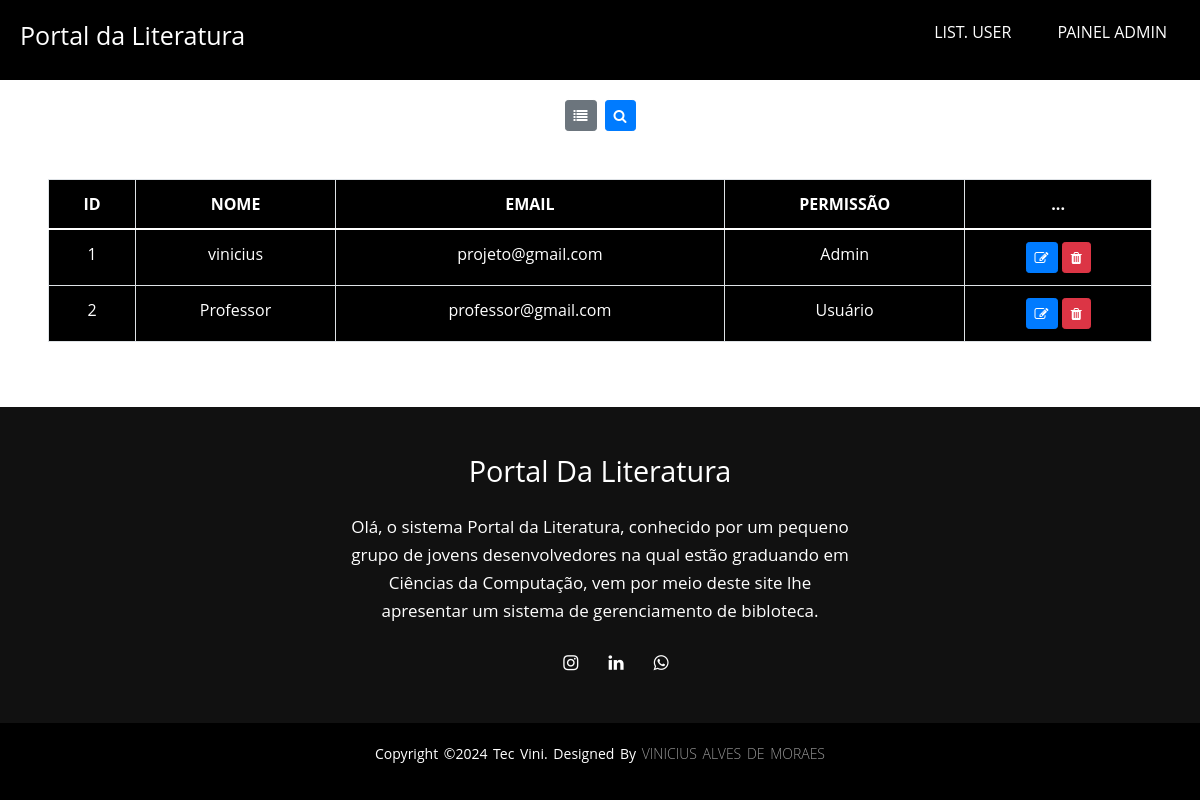
The page /painelAdmin/tabelaUser.php (signed in) on the database its author committed.
### tables this page shows
CREATE TABLE IF NOT EXISTS `usuarios` (
  `id` int(11) NOT NULL AUTO_INCREMENT,
  `nome` varchar(50) NOT NULL,
  `email` varchar(60) NOT NULL,
  `senha` varchar(32) NOT NULL,
  `permissao` int(11) NOT NULL,
  PRIMARY KEY (`id`)
);

### painelAdmin/tabelaUser.php (the view, shortened to what this page needs)
<?php
require_once '../config/config.php';
?>
<!DOCTYPE html>
<html lang="pt-br">
<head>
    <link href="https://cdn.jsdelivr.net/npm/bootstrap@5.0.2/dist/css/bootstrap.min.css" rel="stylesheet"
>
    <link rel="stylesheet" href="https://cdnjs.cloudflare.com/ajax/libs/font-awesome/4.7.0/css/font-awesome.min.css">
    <link rel="stylesheet" href="https://stackpath.bootstrapcdn.com/bootstrap/4.5.2/css/bootstrap.min.css">
    <link rel="stylesheet" href="../css/header.css">
    <link rel="stylesheet" href="../css/tabelaUser.css">
    <link rel="stylesheet" href="../css/footer.css">
</head>
<body>
    <header>
        <nav class="nav-bar">
            <label class="title">Portal da Literatura</label>
            <ul>
                <li><a href="#">List. User</a></li>
                <li><a href="../painelAdmin.php">Painel Admin</a></li>
            </ul>
        </nav>
    </header>
    <main>
        <div class="search-container mb-4 d-flex justify-content-center">
            <button class="btn btn-sm btn-secondary me-2" id="showAllBtn" style="margin-top: 20px;">
                <i class="fa fa-list"></i>
            </button>
            <button class="btn btn-sm btn-primary" id="searchBtn" style="margin-top: 20px;">
                <i class="fa fa-search"></i>
            </button>
        </div>
        <div class="m-5">
            <div class="table-responsive">
                <table class="table table-bordered text-center">
                    <thead>
                        <tr>
                            <th scope="col">ID</th>
                            <th scope="col">NOME</th>
                            <th scope="col">EMAIL</th>
                            <th scope="col">PERMISSÃO</th>
                            <th scope="col">...</th>
                        </tr>
                    </thead>
                    <tbody>
                        <?php
                        $sql_registros = "SELECT * FROM usuarios ORDER BY id ASC";
                        $resultado = $conexao->query($sql_registros);
                        if ($resultado && $resultado->num_rows > 0) {
                            while ($user_data = $resultado->fetch_assoc()) {
                                echo "<tr>";
                                echo "<td>" . $user_data['id'] . "</td>";
                                echo "<td>" . htmlspecialchars($user_data['nome']) . "</td>";
                                echo "<td>" . htmlspecialchars($user_data['email']) . "</td>";
                                echo "<td>" . ($user_data['permissao'] == 1 ? 'Admin' : 'Usuário') . "</td>";
                                echo "<td>
                                <a class='btn btn-sm btn-primary' href='editarUser.php?id=" . $user_data['id'] . "'>
                                    <i class='fa fa-edit'></i>
                                </a>
                                <a class='btn btn-sm btn-danger' href='../config/deleteUser.php?id=" . $user_data['id'] . "'>
                                    <i class='fa fa-trash'></i>
                                </a>
                            </td>";
                                echo "</tr>";
                            }
                        } else {
                            echo "<tr><td colspan='5'>Nenhum usuário encontrado.</td></tr>";
                        }
                        ?>
                    </tbody>
                </table>
            </div>
        </div>
    </main>
    <footer>
            <div class="footer-content">
                <h3 class="footer-title">Portal da Literatura</h3>
                <p class="footer-info">Olá, o sistema Portal da Literatura, conhecido por um pequeno grupo de jovens desenvolvedores na qual estão
                    graduando em Ciências da Computação, vem por meio deste site lhe apresentar um sistema de gerenciamento de bibloteca.</p>
                <ul class="footer-redes-sociais">
                    <li><a href="https://www.instagram.com/vinyde_moraes/"><i class="fa fa-instagram"></i></a></li>
                    <li><a href="https://www.linkedin.com/in/vinicius-alves-de-moraes-440a87199/"><i class="fa fa-linkedin"></i></a></li>
                    <li><a href="https://wa.me/5511974023353"><i class="fa fa-whatsapp"></i></a></li>
                </ul>
            </div>
            <div class="footer-bottom">
                <p class="footer-copy">Copyright &copy;2024 Tec Vini. Designed by <span class="footer-autor">Vinicius Alves de Moraes</span></p>
            </div>
        </footer>
</body>
</html>

### css/header.css (style rules this page uses)
* { margin: 0; padding: 0; box-sizing: border-box; font-family: 'Open Sans'; }
.nav-bar { background: black; height: 80px; width: 100%; display: flex; align-items: center; justify-content: space-between; padding: 0 20px; z-index: 2; }
.title { color: white; font-size: 25px; cursor: pointer; text-align: center; }
.nav-bar ul { list-style: none; display: flex; gap: 20px; }
.nav-bar ul li { line-height: 80px; }
.nav-bar ul li a { color: white; text-decoration: none; padding: 7px 13px; text-transform: uppercase; cursor: pointer; }

### css/tabelaUser.css (style rules this page uses)
* { margin: 0; padding: 0; box-sizing: border-box; font-family: 'Open-Sans'; }
body { width: 100%; background-size: cover; position: relative; }
.table { background: black; color: white; width: 100%; margin: 0 auto; }
.table-responsive { margin-bottom: 20px; }
.footer-redes-sociais { display: flex; justify-content: center; gap: 10px; }

### css/footer.css (style rules this page uses)
* { margin: 0; padding: 0; box-sizing: border-box; font-family: 'Open Sans'; }
body { display: flex; flex-direction: column; min-height: 100vh; }
main { flex: 1; }
footer { background: #111; width: 100%; color: white; display: flex; flex-direction: column; justify-content: space-between; min-height: 10vh; padding-top: 40px; }
.footer-content { display: flex; flex-direction: column; align-items: center; text-align: center; }
.footer-title { font-size: 1.8rem; font-weight: 400; text-transform: capitalize; line-height: 3rem; }
.footer-info { max-width: 500px; margin: 10px auto; line-height: 28px; font-size: 17px; color: white; }
.footer-redes-sociais { list-style: none; display: flex; align-items: center; justify-content: center; margin: 1rem 0 3rem 0; }
.footer-redes-sociais li { margin: 0 10px; }
.footer-redes-sociais a { text-decoration: none; color: white; }
.footer-redes-sociais a i { font-size: 1.1rem; transition: color .4s ease; }
.footer-bottom { background: black; padding: 20px 0; text-align: center; }
.footer-copy { font-size: 14px; word-spacing: 2px; text-transform: capitalize; color: white; }
.footer-autor { text-transform: uppercase; opacity: .6; font-weight: 200; }

### rows shown on the page
usuarios: id "1", nome "vinicius", email "projeto@gmail.com", permissao "Admin"
usuarios: id "2", nome "Professor", email "professor@gmail.com", permissao "Usuário"
